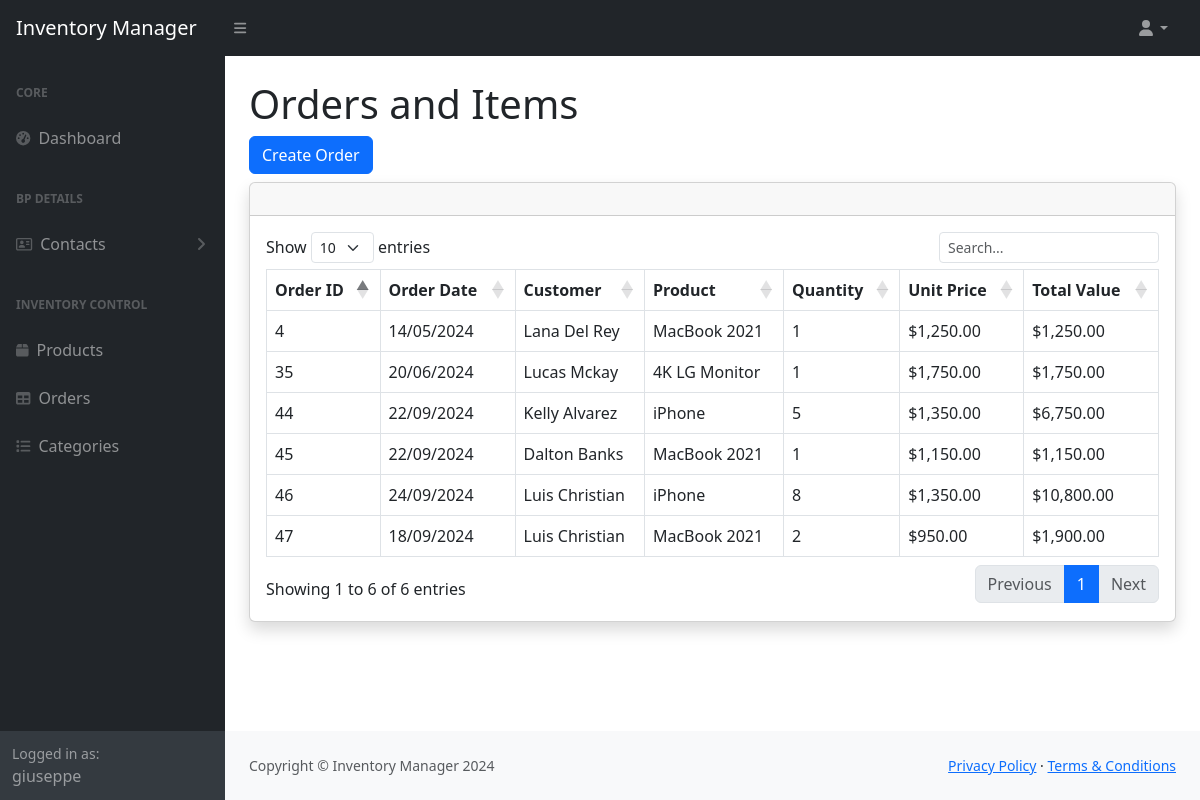
The app's page /orders (signed in) with its own data.
### inventorymanager/models.py (models this page shows, shortened)
class Order(models.Model):
    order_date = models.DateTimeField(default=timezone.now)
    customer = models.ForeignKey(Customer, on_delete=models.CASCADE, related_name="orders")

class Customer(models.Model):
    first_name = models.CharField(max_length=75, null = False)
    last_name = models.CharField(max_length=75, null = False)
    email = models.CharField(max_length=75)
    phone = models.CharField(max_length=15)

class OrderItem(models.Model):
    product = models.ForeignKey(Product, on_delete=models.CASCADE, related_name="product_items")
    order = models.ForeignKey(Order, on_delete=models.CASCADE, related_name="order_items")
    quantity = models.PositiveIntegerField()
    unit_price = models.DecimalField(max_digits=10, decimal_places=2)

class Product(models.Model):
    name = models.CharField(max_length=140, null = False)
    description = models.CharField(max_length=75)
    unit_cost = models.FloatField(null = False)
    quantity_in_stock = models.IntegerField(null=False)
    category = models.ForeignKey(Category, on_delete=models.CASCADE, related_name="products")
    supplier = models.ForeignKey(Supplier, on_delete=models.CASCADE, related_name="products")

### inventorymanager/views.py (the view)
# urls.py: path("orders", views.order_view, name="orders"),
@login_required
def order_view(request):
    orders = Order.objects.annotate(
        total_value=Sum(F('order_items__quantity') * F('order_items__unit_price'))
    )
    return render(request, 'inventorymanager/orders.html', {
            "orders": orders
        })

### inventorymanager/templates/inventorymanager/orders.html (shortened to what this page needs)
{% extends "inventorymanager/layout.html" %}
{% block body %}
<h1 class="mt-4">Orders and Items</h1>
<a type="button" class="btn btn-primary mb-2" href="{% url 'create_order' %}">Create Order</a>
    <div class="card shadow mb-4">
            <div class="card-header py-3">
            </div>
            <div class="card-body">
                <div class="table-responsive">
                    <table id="ordersTable" class="table table-bordered" data-type="order" width="100%" cellspacing="0">
                        <thead>
                            <tr>
                                <th>Order ID</th>
                                <th>Order Date</th>
                                <th>Customer</th>
                                <th>Product</th>
                                <th>Quantity</th>
                                <th>Unit Price</th>
                                <th>Total Value</th>
                            </tr>
                        </thead>
                        <tbody>
                            {% for order in orders %}
                                {% for item in order.order_items.all %}
                                <tr data-id="{{ order.id }}">
                                    <td>{{ order.id }}</td>
                                    <td>{{ order.order_date|date:"d/m/Y" }}</td>
                                    <td>{{ order.customer.first_name }} {{ order.customer.last_name }}</td>
                                    <td>{{ item.product.name }}</td>
                                    <td>{{ item.quantity }}</td>
                                    <td>${{ item.unit_price|floatformat:"2g" }}</td>
                                    {% if forloop.first %}
                                    <td rowspan="{{ order.order_items.count }}" class="align-middle">${{ order.total_value|floatformat:"2g" }}</td>
                                    {% endif %}
                                </tr>
                                {% endfor %}
                            {% endfor %}
                        </tbody>
                    </table>
            </div>
        </div>
</div>
{% endblock body %}

### inventorymanager/templates/inventorymanager/layout.html (shortened to what this page needs)
{% load static %}
<!DOCTYPE html>
<html lang="en">
    <head>
        <link rel="stylesheet" href="https://cdn.jsdelivr.net/npm/bootstrap@5.2.3/dist/css/bootstrap.min.css">
        <link href="{% static 'inventorymanager/css/styles.css' %}" rel="stylesheet" />
        <link rel="stylesheet" href="https://cdn.datatables.net/1.13.4/css/dataTables.bootstrap5.min.css">
        <link href="https://cdn.jsdelivr.net/npm/bootstrap@5.3.0/dist/css/bootstrap.min.css" rel="stylesheet">
        <link href="https://cdn.datatables.net/v/bs5/jszip-3.10.1/dt-2.1.6/b-3.1.2/b-html5-3.1.2/b-print-3.1.2/datatables.min.css" rel="stylesheet">
    </head>
    <body class="sb-nav-fixed">
        <nav class="sb-topnav navbar navbar-expand navbar-dark bg-dark">
            <a class="navbar-brand ps-3" href="{% url 'index' %}">Inventory Manager</a>
            <button class="btn btn-link btn-sm order-1 order-lg-0 me-4 me-lg-0" id="sidebarToggle" href="#!"><i class="fas fa-bars"></i></button>
            <ul class="navbar-nav ms-auto ms-md-0 me-3 me-lg-4">
                <li class="nav-item dropdown">
                    <a class="nav-link dropdown-toggle" id="navbarDropdown" href="#" role="button" data-bs-toggle="dropdown" aria-expanded="false"><i class="fas fa-user fa-fw"></i></a>
                </li>
            </ul>
        </nav>
        <div id="layoutSidenav">
            <div id="layoutSidenav_nav">
                <nav class="sb-sidenav accordion sb-sidenav-dark" id="sidenavAccordion">
                    <div class="sb-sidenav-menu">
                        <div class="nav">
                            <div class="sb-sidenav-menu-heading">Core</div>
                            <a class="nav-link" href="{% url 'index' %}">
                                <div class="sb-nav-link-icon"><i class="fas fa-tachometer-alt"></i></div>
                                Dashboard
                            </a>
                            <div class="sb-sidenav-menu-heading">BP DETAILS</div>
                            <a class="nav-link collapsed" href="#" data-bs-toggle="collapse" data-bs-target="#collapseLayouts" aria-expanded="false" aria-controls="collapseLayouts">
                                <div class="sb-nav-link-icon"><i class="fa-regular fa-address-card"></i></div>
                                Contacts
                                <div class="sb-sidenav-collapse-arrow"><i class="fas fa-angle-down"></i></div>
                            </a>
                            <div class="sb-sidenav-menu-heading">Inventory Control</div>
                            <a class="nav-link" href="{% url 'products' %}">
                                <div class="sb-nav-link-icon"><i class="fa-solid fa-box"></i></div>
                                Products
                            </a>
                            <a class="nav-link" href="{% url 'orders' %}">
                                <div class="sb-nav-link-icon"><i class="fas fa-table"></i></div>
                                Orders
                            </a>
                            <a class="nav-link" href="{% url 'categories' %}">
                                <div class="sb-nav-link-icon"><i class="fa-solid fa-list"></i></div>
                                Categories
                            </a>
                        </div>
                    </div>
                    <div class="sb-sidenav-footer">
                        <div class="small">Logged in as:</div>
                        {{user}}
                    </div>
                </nav>
            </div>
            <div id="layoutSidenav_content">
                <main>
                    <div class="container-fluid px-4">
                        <div class="body">
                            {% block body %}
                            {% endblock %}
                        </div>
                    </div>
                </main>
                <footer class="py-4 bg-light mt-auto">
                    <div class="container-fluid px-4">
                        <div class="d-flex align-items-center justify-content-between small">
                            <div class="text-muted">Copyright &copy; Inventory Manager 2024</div>
                            <div>
                                <a href="#">Privacy Policy</a>
                                &middot;
                                <a href="#">Terms &amp; Conditions</a>
                            </div>
                        </div>
                    </div>
                </footer>
            </div>
        </div>
    </body>
</html>

### records on screen
Order: id "4", order_date "14/05/2024", customer.first_name "Lana", customer.last_name "Del Rey", total_value "1,250.00"
OrderItem: product.name "MacBook 2021", quantity "1", unit_price "1,250.00"
Order: id "35", order_date "20/06/2024", customer.first_name "Lucas", customer.last_name "Mckay", total_value "1,750.00"
OrderItem: product.name "4K LG Monitor", quantity "1", unit_price "1,750.00"
Order: id "45", order_date "22/09/2024", customer.first_name "Dalton", customer.last_name "Banks", total_value "1,150.00"
OrderItem: product.name "MacBook 2021", quantity "1", unit_price "1,150.00"
Order: id "46", order_date "24/09/2024", customer.first_name "Luis", customer.last_name "Christian", total_value "10,800.00"
OrderItem: product.name "iPhone", quantity "8", unit_price "1,350.00"
Order: id "47", order_date "18/09/2024", customer.first_name "Luis", customer.last_name "Christian", total_value "1,900.00"
OrderItem: product.name "MacBook 2021", quantity "2", unit_price "950.00"
Order: id "44", order_date "22/09/2024", customer.first_name "Kelly", customer.last_name "Alvarez", total_value "6,750.00"
OrderItem: product.name "iPhone", quantity "5", unit_price "1,350.00"

### other values on screen
{{ user }} "giuseppe"
